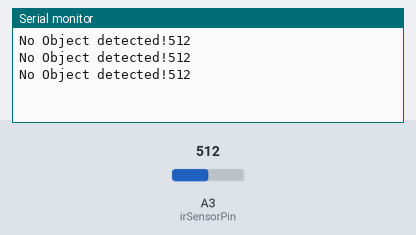
The sketch below on a simulated Arduino Uno, built with avr-gcc and run on an emulated ATmega328P. Parts: the last lines printed to the serial monitor. Inputs (shaded band) come from the test bench; at power-on: A3 (irSensorPin) = 512.

Above: at 1.3 s.
1.4 s: A3 (irSensorPin) set to 299
At 1.9 s:
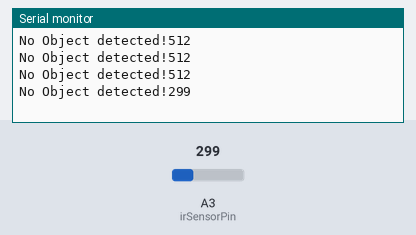
2.9 s: A3 (irSensorPin) set to 282
At 3.4 s:
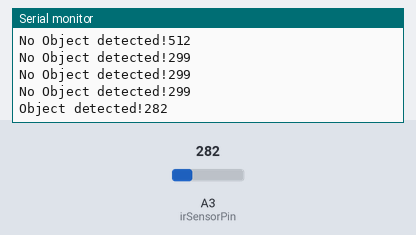

Measured:
- the behaviour switches between 290 and 289 on A3 (irSensorPin) (found by bisection; images 1 and 2)
- after the input at 1.4 s, the serial monitor: prints a new line after 0.10 s (image 1)
- after the input at 2.9 s, the serial monitor: prints a new line after 0.10 s (image 2)

The sketch:

IR_sensor.ino
```cpp
// File path: ir_sensor_object_detection.ino

// Define the analog pin connected to the IR sensor
const int irSensorPin = A3;

// Threshold to determine object detection (adjust based on your sensor's characteristics)
const int threshold = 290;

void setup() {
  // Start serial communication at 9600 baud rate
  Serial.begin(9600);
}

void loop() {
  // Read the value from the IR sensor
  int sensorValue = analogRead(irSensorPin);

  // Check if the sensor value is above or below the threshold
  if (sensorValue < threshold) {
    Serial.print("Object detected!");
    Serial.print(sensorValue);
    Serial.println();
  } else {
    Serial.print("No Object detected!");
    Serial.print(sensorValue);
    Serial.println();
  }

  // Wait for a short period before the next read
  delay(500);
}
```
